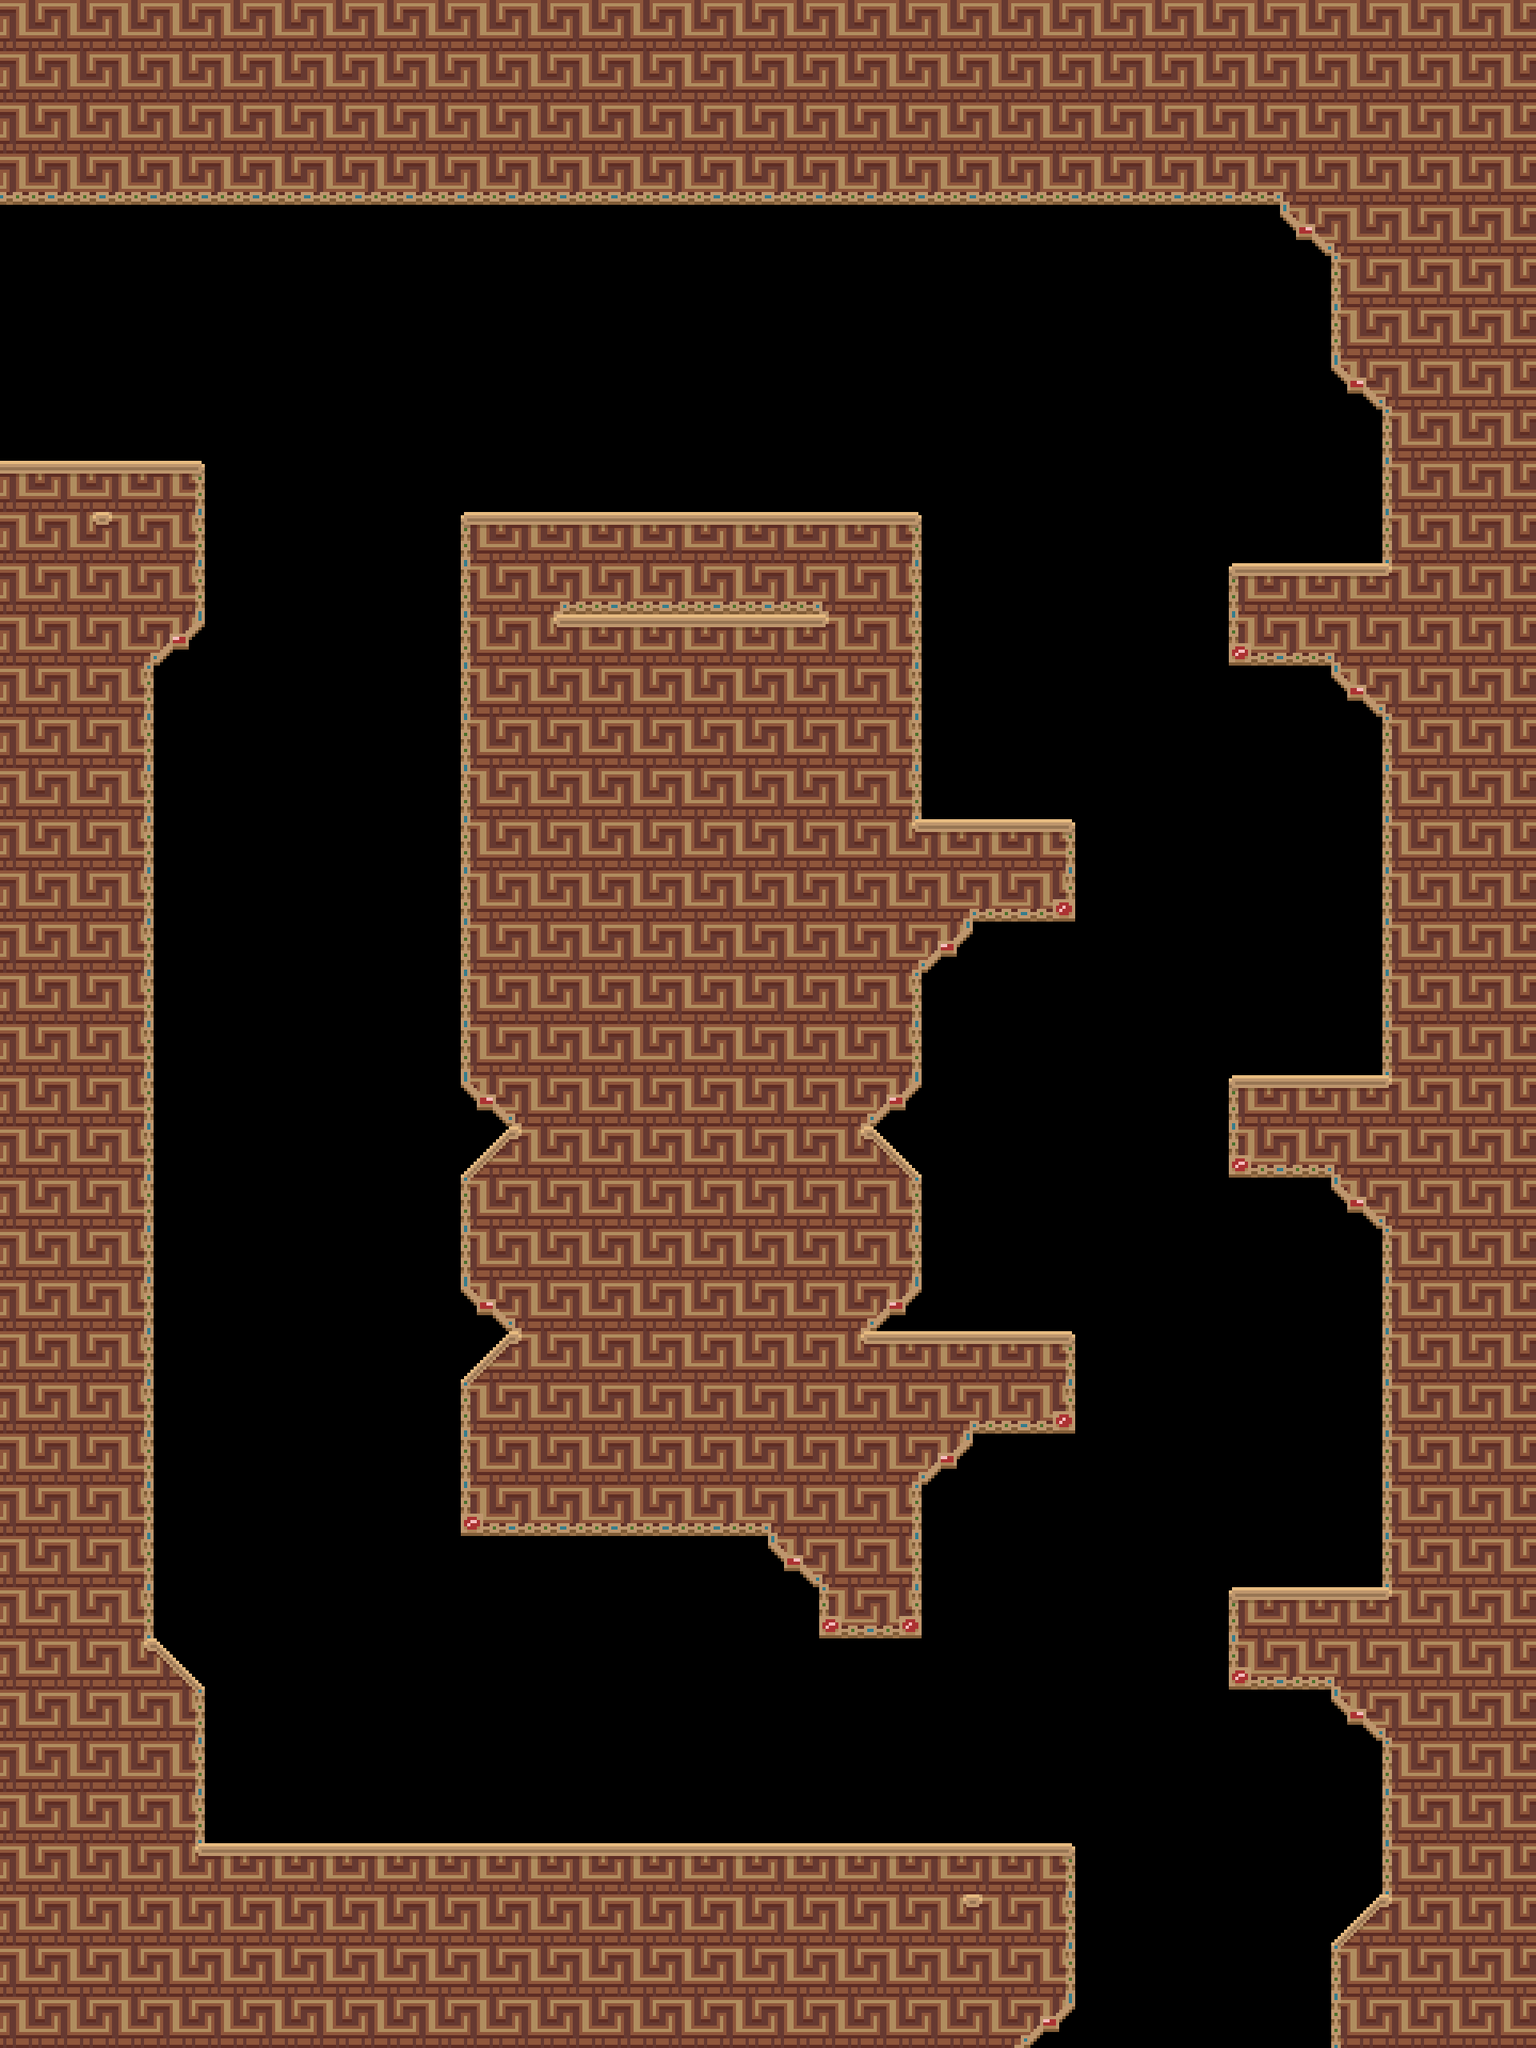

This is a level from a 2D game, rendered from its Tiled map with the project's own tilesets. A one-line summary and the complete map file follow:
An orthogonal 30x40 tile map with 64x64 px tiles, 1 tile layer (tiles) and 13 objects (S, W).

<map version="1.4" tiledversion="1.4.3" orientation="orthogonal" renderorder="right-down" width="30" height="40" tilewidth="64" tileheight="64" infinite="0" nextlayerid="5" nextobjectid="20">
 <tileset firstgid="1" source="../tileset2.tsx" />
 <layer id="1" name="tiles" width="30" height="40">
  <data encoding="csv">
11,11,11,11,11,11,11,11,11,11,11,11,11,11,11,11,11,11,11,11,11,11,11,11,11,11,11,11,11,11,
11,11,11,11,11,11,11,11,11,11,11,11,11,11,11,11,11,11,11,11,11,11,11,11,11,11,11,11,11,11,
11,11,11,11,11,11,11,11,11,11,11,11,11,11,11,11,11,11,11,11,11,11,11,11,11,11,11,11,11,11,
20,20,20,20,20,20,20,20,20,20,20,20,20,20,20,20,20,20,20,20,20,20,20,20,20,6,11,11,11,11,
0,0,0,0,0,0,0,0,0,0,0,0,0,0,0,0,0,0,0,0,0,0,0,0,0,36,6,11,11,11,
0,0,0,0,0,0,0,0,0,0,0,0,0,0,0,0,0,0,0,0,0,0,0,0,0,0,10,11,11,11,
0,0,0,0,0,0,0,0,0,0,0,0,0,0,0,0,0,0,0,0,0,0,0,0,0,0,10,11,11,11,
0,0,0,0,0,0,0,0,0,0,0,0,0,0,0,0,0,0,0,0,0,0,0,0,0,0,36,6,11,11,
0,0,0,0,0,0,0,0,0,0,0,0,0,0,0,0,0,0,0,0,0,0,0,0,0,0,0,10,11,11,
2,2,2,3,0,0,0,0,0,0,0,0,0,0,0,0,0,0,0,0,0,0,0,0,0,0,0,10,11,11,
11,14,15,12,0,0,0,0,0,1,2,2,2,2,2,2,2,3,0,0,0,0,0,0,0,0,0,10,11,11,
11,11,11,12,0,0,0,0,0,10,5,20,20,20,20,20,6,12,0,0,0,0,0,0,1,2,2,15,11,11,
11,11,5,18,0,0,0,0,0,10,14,2,2,2,2,2,15,12,0,0,0,0,0,0,19,20,6,11,11,11,
11,11,12,0,0,0,0,0,0,10,11,11,11,11,11,11,11,12,0,0,0,0,0,0,0,0,36,6,11,11,
11,11,12,0,0,0,0,0,0,10,11,11,11,11,11,11,11,12,0,0,0,0,0,0,0,0,0,10,11,11,
11,11,12,0,0,0,0,0,0,10,11,11,11,11,11,11,11,12,0,0,0,0,0,0,0,0,0,10,11,11,
11,11,12,0,0,0,0,0,0,10,11,11,11,11,11,11,11,14,2,2,3,0,0,0,0,0,0,10,11,11,
11,11,12,0,0,0,0,0,0,10,11,11,11,11,11,11,11,11,5,20,21,0,0,0,0,0,0,10,11,11,
11,11,12,0,0,0,0,0,0,10,11,11,11,11,11,11,11,5,18,0,0,0,0,0,0,0,0,10,11,11,
11,11,12,0,0,0,0,0,0,10,11,11,11,11,11,11,11,12,0,0,0,0,0,0,0,0,0,10,11,11,
11,11,12,0,0,0,0,0,0,10,11,11,11,11,11,11,11,12,0,0,0,0,0,0,0,0,0,10,11,11,
11,11,12,0,0,0,0,0,0,36,6,11,11,11,11,11,5,18,0,0,0,0,0,0,1,2,2,15,11,11,
11,11,12,0,0,0,0,0,0,8,15,11,11,11,11,11,14,7,0,0,0,0,0,0,19,20,6,11,11,11,
11,11,12,0,0,0,0,0,0,10,11,11,11,11,11,11,11,12,0,0,0,0,0,0,0,0,36,6,11,11,
11,11,12,0,0,0,0,0,0,10,11,11,11,11,11,11,11,12,0,0,0,0,0,0,0,0,0,10,11,11,
11,11,12,0,0,0,0,0,0,36,6,11,11,11,11,11,5,18,0,0,0,0,0,0,0,0,0,10,11,11,
11,11,12,0,0,0,0,0,0,8,15,11,11,11,11,11,14,2,2,2,3,0,0,0,0,0,0,10,11,11,
11,11,12,0,0,0,0,0,0,10,11,11,11,11,11,11,11,11,5,20,21,0,0,0,0,0,0,10,11,11,
11,11,12,0,0,0,0,0,0,10,11,11,11,11,11,11,11,5,18,0,0,0,0,0,0,0,0,10,11,11,
11,11,12,0,0,0,0,0,0,19,20,20,20,20,20,6,11,12,0,0,0,0,0,0,0,0,0,10,11,11,
11,11,12,0,0,0,0,0,0,0,0,0,0,0,0,36,6,12,0,0,0,0,0,0,0,0,0,10,11,11,
11,11,12,0,0,0,0,0,0,0,0,0,0,0,0,0,19,21,0,0,0,0,0,0,1,2,2,15,11,11,
11,11,14,7,0,0,0,0,0,0,0,0,0,0,0,0,0,0,0,0,0,0,0,0,19,20,6,11,11,11,
11,11,11,12,0,0,0,0,0,0,0,0,0,0,0,0,0,0,0,0,0,0,0,0,0,0,36,6,11,11,
11,11,11,12,0,0,0,0,0,0,0,0,0,0,0,0,0,0,0,0,0,0,0,0,0,0,0,10,11,11,
11,11,11,12,0,0,0,0,0,0,0,0,0,0,0,0,0,0,0,0,0,0,0,0,0,0,0,10,11,11,
11,11,11,14,2,2,2,2,2,2,2,2,2,2,2,2,2,2,2,2,3,0,0,0,0,0,0,10,11,11,
11,11,11,11,11,11,11,11,11,11,11,11,11,11,11,11,11,11,14,15,12,0,0,0,0,0,8,15,11,11,
11,11,11,11,11,11,11,11,11,11,11,11,11,11,11,11,11,11,11,11,12,0,0,0,0,0,10,11,11,11,
11,11,11,11,11,11,11,11,11,11,11,11,11,11,11,11,11,11,11,5,18,0,0,0,0,0,10,11,11,11
</data>
 </layer>
 <objectgroup id="3" name="conx">
  <object id="4" name="S" x="1344" y="2432" width="320" height="128" />
  <object id="5" name="W" x="0" y="256" width="64" height="320" />
 </objectgroup>
 <objectgroup id="4" name="spawns">
  <object id="7" x="640" y="2240">
   <point />
  </object>
  <object id="8" x="1152" y="2240">
   <point />
  </object>
  <object id="17" x="1280" y="960">
   <point />
  </object>
  <object id="18" x="1280" y="1600">
   <point />
  </object>
  <object id="19" x="960" y="576">
   <point />
  </object>
 </objectgroup>
 <objectgroup id="2" name="collision">
  <object id="2" x="0" y="576">
   <polygon points="0,0 256,0 256,192 192,256 192,1472 256,1536 256,1728 1344,1728 1344,1920 1280,1984 0,1984" />
  </object>
  <object id="3" x="576" y="640">
   <polygon points="0,0 576,0 576,704 512,768 576,832 576,960 512,1024 576,1088 576,1408 448,1408 448,1344 384,1280 0,1280 0,1088 64,1024 0,960 0,832 64,768 0,704" />
  </object>
  <object id="12" x="0" y="0">
   <polygon points="0,0 1920,0 1920,2560 1664,2560 1664,2432 1728,2368 1728,2176 1664,2112 1536,2112 1536,1984 1728,1984 1728,1536 1664,1472 1536,1472 1536,1344 1728,1344 1728,896 1664,832 1536,832 1536,704 1728,704 1728,512 1664,448 1664,320 1600,256 0,256" />
  </object>
  <object id="13" x="1152" y="1024">
   <polygon points="0,0 192,0 192,128 64,128 0,192" />
  </object>
  <object id="14" x="1088" y="1664">
   <polygon points="0,0 256,0 256,128 128,128 64,192 64,64" />
  </object>
  <object id="16" x="32" y="32">
   <polygon points="0,0 0,2496 1856,2496 1856,0" />
  </object>
 </objectgroup>
</map>
